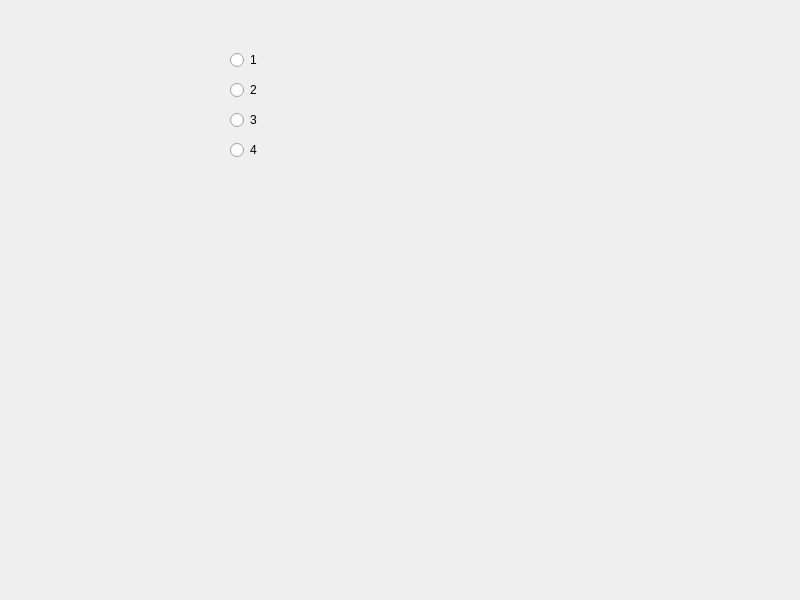
<?xml version="1.0" encoding="UTF-8"?>
<ui version="4.0">
 <class>Widget</class>
 <widget class="QWidget" name="Widget">
  <property name="geometry">
   <rect>
    <x>0</x>
    <y>0</y>
    <width>800</width>
    <height>600</height>
   </rect>
  </property>
  <property name="windowTitle">
   <string>Widget</string>
  </property>
  <widget class="QRadioButton" name="radioButton">
   <property name="geometry">
    <rect>
     <x>230</x>
     <y>50</y>
     <width>95</width>
     <height>20</height>
    </rect>
   </property>
   <property name="text">
    <string>1</string>
   </property>
  </widget>
  <widget class="QRadioButton" name="radioButton_2">
   <property name="geometry">
    <rect>
     <x>230</x>
     <y>80</y>
     <width>95</width>
     <height>20</height>
    </rect>
   </property>
   <property name="text">
    <string>2</string>
   </property>
  </widget>
  <widget class="QRadioButton" name="radioButton_3">
   <property name="geometry">
    <rect>
     <x>230</x>
     <y>110</y>
     <width>95</width>
     <height>20</height>
    </rect>
   </property>
   <property name="text">
    <string>3</string>
   </property>
  </widget>
  <widget class="QRadioButton" name="radioButton_4">
   <property name="geometry">
    <rect>
     <x>230</x>
     <y>140</y>
     <width>95</width>
     <height>20</height>
    </rect>
   </property>
   <property name="text">
    <string>4</string>
   </property>
  </widget>
 </widget>
 <resources/>
 <connections/>
</ui>
